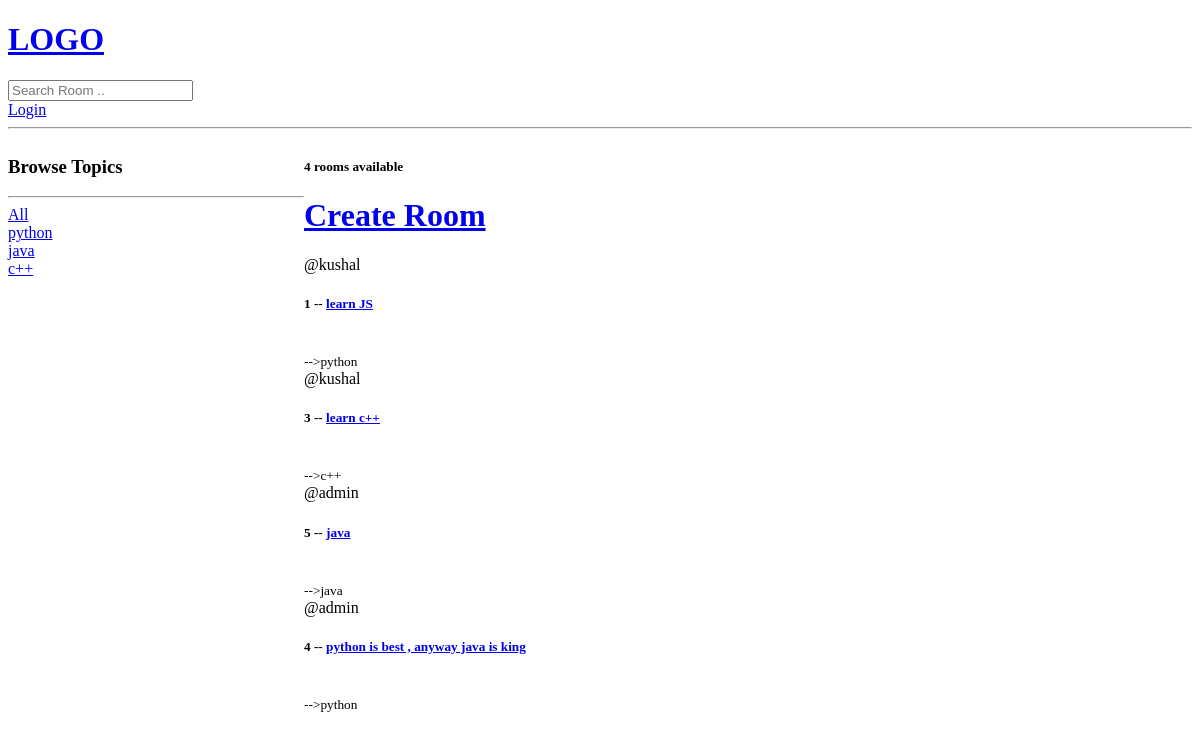
The app's page /, older data.
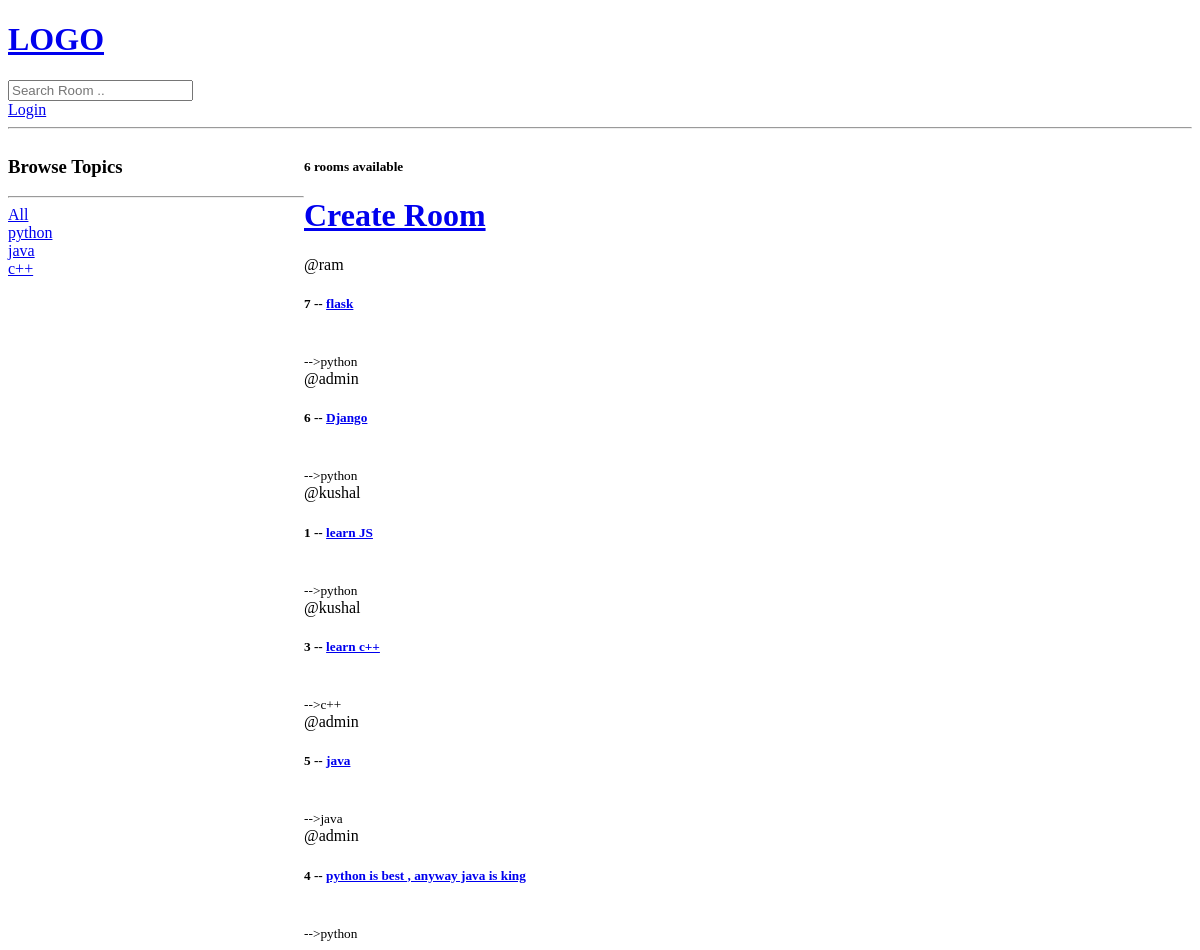
The same page, newer data.
### base/models.py (models this page shows, shortened)
class Topic(models.Model):
    name=models.CharField(max_length=200)

class Room(models.Model):
    host = models.ForeignKey(User,on_delete=models.SET_NULL,null=True)
    topic = models.ForeignKey(Topic,on_delete=models.SET_NULL,null=True)
    name=models.CharField(max_length=200)
    description=models.TextField(null=True,blank=True)
    updated=models.DateTimeField(auto_now=True)
    created = models.DateTimeField(auto_now_add=True)
    class Meta:
        ordering = ['-updated' , '-created']

### base/views.py (the view)
# urls.py: path('',views.home ,name='home'),
def home (request):
    q=request.GET.get('q') if request.GET.get('q')!=None else ''
    rooms=Room.objects.filter(
        Q(topic__name__contains=q) |
        Q (name__icontains=q)|
        Q(description__icontains=q)
        )
    topics = Topic.objects.all()
    room_count = rooms.count()
    context={'rooms':rooms,'topics':topics,'room_count':room_count}
    return render(request,'base/home.html',context)

### base/templates/base/home.html (shortened to what this page needs)
 {% extends 'main.html' %} {%block content%}
<div class="home-container">
    <div>
        <h3>Browse Topics</h3>
        <hr>
        <div>
            <a href="{% url 'home' %}">All</a>
        </div>
        {% for topic in topics %}
        <div>
            <a href="{% url 'home' %}?q={{topic.name}}"> {{topic.name}}</a>
        </div>
        {%endfor%}
    </div>
    <div>
        <h5> {{room_count}} rooms available</h5>
        <a href="{% url 'create_room' %}">
            <h1>Create Room</h1>
        </a>
        <div>
         {% for room in rooms%}
        <div>
            <span> @{{room.host.username}} </span>
            <h5>
                {{room.id}} -- <a href="{%url 'room' room.id%}"> {{room.name}} </a>
            </h5>
            <br>
            <small> -->{{room.topic.name}}</small>
        </div>
        {%endfor%}
    </div>
</div>
</div>
{% endblock %}

Row changes from the older to the newer data that the page shows:
added Room: host.username "ram", id "7", name "flask", topic.name "python"
added Room: host.username "admin", id "6", name "Django", topic.name "python"
Text that changed along with them:
{{ room_count }}: "4" → "6"
